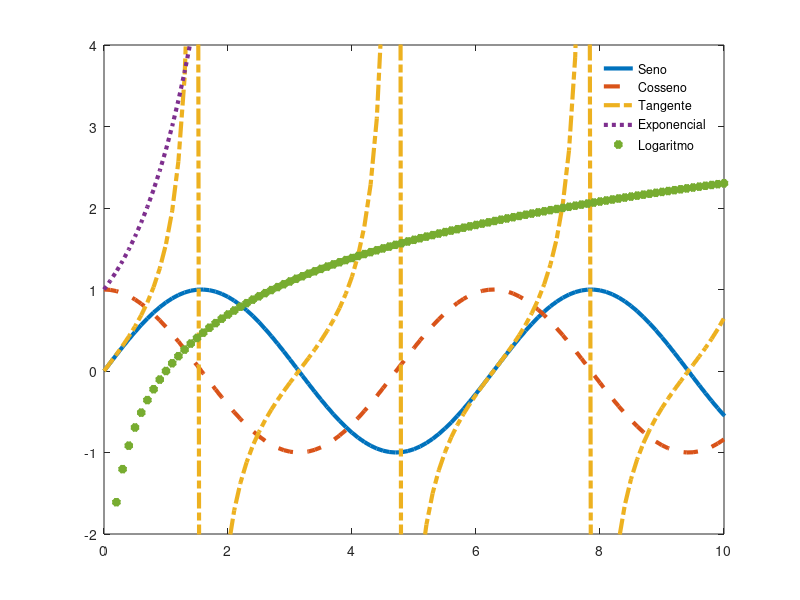

The MATLAB source for this figure:
x = 0:0.1:4*pi;
plot(x,sin(x),'linewidth',3)
hold all
plot(x,cos(x),'--','linewidth',3)
plot(x,tan(x),'-.','linewidth',3)
plot(x,exp(x),':','linewidth',3)
plot(x,log(x),'*','linewidth',3)
axis([0,10,-2,4])
legend('Seno','Cosseno','Tangente','Exponencial','Logaritmo')
legend('boxoff')
hold off